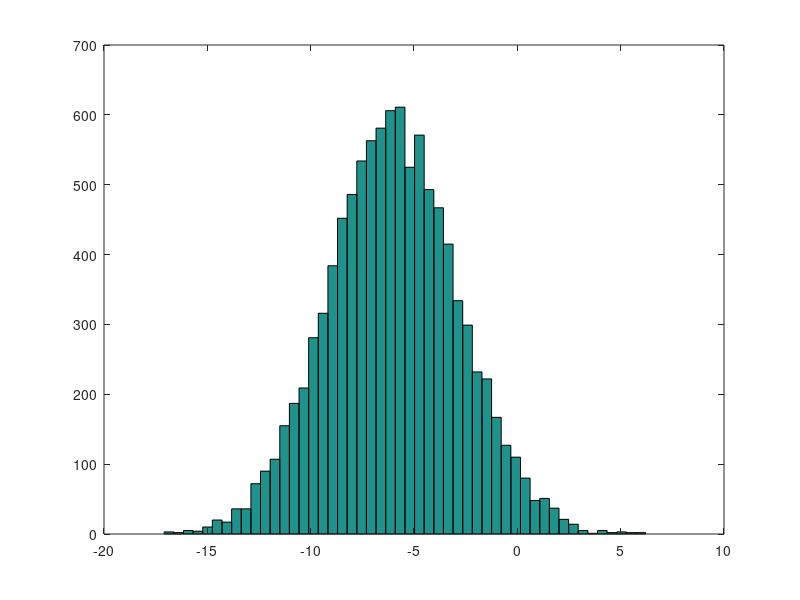

MATLAB code for this plot: (Note: this script raises an error after producing the figure.)
%% Basic Operations-------------------------------------------------------------
PS1('> ') % change prompt

A = [1 2; 3 4; 5 6];
disp(A)

v = [1 2 3]; % row vector
disp(v);

v2 = [1; 2; 3]; % col vec
disp(v2);

v3 = 1:0.1:2; % R: seq(1, 2, 0.1)
disp(v3);

v4 = 1:7;
disp(v4)

ones23 = ones(2, 3);
disp(ones23);

zeros22 = zeros(2, 2);
disp(zeros22);

r = rand(4, 3);
disp(r);

rnorm = randn(2, 2);
disp(rnorm);

w = -6 + sqrt(10) * randn(1, 10000);
hist(w);
hist(w, 50); % 50 bins

I5 = eye(5); % identity matrix
disp(I5);

% help x % help for x;



%% Moving Data Around-----------------------------------------------------------
size(A)    % Py: A.shape
size(A, 1) %     A.shape[0]
size(A, 2)

v = [1 2 3 4];
length(v) % 4

disp(pwd)
disp(ls)

load ./machine-learning-ex1/ex1/ex1data1.txt
load ./machine-learning-ex1/ex1/ex1data2.txt

disp(who)  % R: ls() includes ex1data1, ex1data2;
disp('size ex1data1')
disp(size(ex1data1))
disp('size ex1data2')
disp(size(ex1data2))
          
save ./hello.mat v; % binary
save ./hello.txt v -ascii % human-readable

clear % clear workspace - R: rm(list=ls())

load hello
disp(who)


A = [1 2; 3 4; 5 6];
A(3, 2)     % 6
A(2, :)     % 3 4
A(:, 2)     % 2; 4; 6
A([1 3], :) % 1 2; 5 6;
A(:, 2) = [10; 11; 12];
disp(A)     % [1 10; 3 11; 5 12]

A = [A, [100; 101; 102]] % R: cbind();
disp(A)

disp(A(:)) % Py: A.ravel() -- returns single col vec

A = [1 2; 3 4; 5 6];
B = [7 8; 9 0; 1 2];
C = [A B] % R: cbind(A, B);
D = [A; B] % R: rbind(A, B);



% Computing on Data-------------------------------------------------------------
B = [11 12; 13 14; 15 16];
C = [1 1; 2 2];

AC = A * C % mat mult;
disp(AC)

D = A .* B % element-wise;
disp(D)

A2 = A .^2 % elemen-wise squaring;
disp(A2)

v = [1; 2; 3];
1 ./ v % 1; 1/2; 1/3

log(v) % element-wise log

A' % A transpose;
B'

a = [1 15 2 0.5];
[val, ind] = max(a) % val=15 ind = 2;

max(A) % col-wise, so: 5 6;

a < 3       % 1 0 1 1;
find(a < 3) % 1 3 4;

A = magic(3);
[r, c] = find(A >= 7) % r (rows) = 1 3 2, c (cols) = 1 2 3 (eg, 1,1 3,2 2,3);

sum(a)  % 18.5
prod(a) % 15

max(rand(3), rand(3)) % pairwise max of two rand 3x3 mats
max(A, [], 1) % colwise maxes: 8 9 7
max(A)        % same           8 9 7
max(A, [], 2) % rowwise: 8 7 9
max(max(A))   % 9
max(A(:))     % 9

A = magic(9);
sum(A, 1) % colwise sums
sum(A, 2) % rowwise

% sum diagonals
sum(sum(A .* eye(9)))
sum(sum(A .* flipud(eye(9))))

A = magic(3);
Ainv = pinv(A); % "pseudo"-inverse
A * Ainv % I3




  
  



 
  
  
  
  
  
                        
